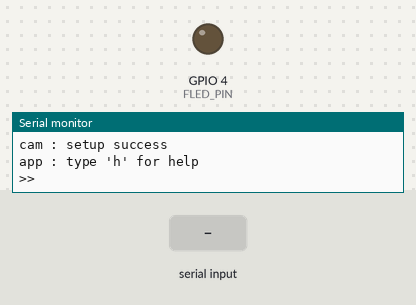
A sketch run on a simulated ESP32. On the bench: output pins drawn as LEDs (lit = HIGH), the last lines printed to the serial monitor. Inputs (shaded band) come from the test bench. The camera gives no picture.

Above: at 1.5 s.
1.6 s: "90,45\n" received over Serial
At 1.78 s:
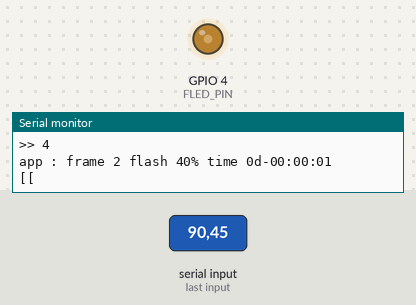
3.4 s: "30,150\n" received over Serial
5.1 s: "x90\n" received over Serial
At 5.11 s:
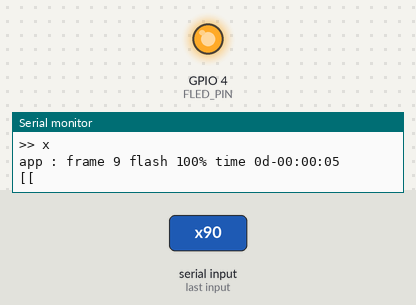
Timing chart, 0 to 8.1 s (numbered marks = the images above; inputs shaded):
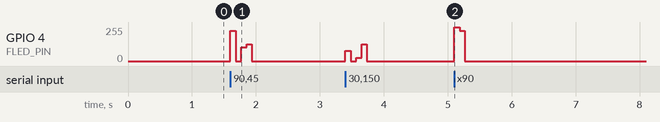

The sketch:

esp32cam-cmd.ino
```cpp
// esp32cam-cmd.ino - Sketch to get framebuffers from ESP32-CAM and download them to the host (PC)
#include "esp_camera.h" // See https://github.com/espressif/esp32-camera/tree/master/driver
#define APP_NAME    "esp32cam-cmd"
#define APP_VERSION "V2"


// === FLED ===============================================================


// Flash LED settings
#define FLED_PIN         4    // The GPIO pin for the high-power LED.
#define FLED_CHANNEL     15   // I just picked first PWM channel (of the 16).
#define FLED_FREQUENCY   4096 // Some arbirary PWM frequemcy, high enough to not see it.
#define FLED_RESOLUTION  8    // 8 bit resolution for the duty-cycle.

void fled_setup() {
  ledcSetup(FLED_CHANNEL, FLED_FREQUENCY, FLED_RESOLUTION); // Setup a PWM channel
  ledcAttachPin(FLED_PIN, FLED_CHANNEL); // Attach the PWM channel to the LED pin
  ledcWrite(FLED_CHANNEL, 0); // Set duty cycle of the PWM channel to 0 (off)
  Serial.printf("fled: setup success\n");
}

void fled_set(int duty) {
  if( duty<0 ) duty= 0;
  if( duty>100 ) duty= 100;
  duty= duty * ((1<<FLED_RESOLUTION)-1) / 100;
  ledcWrite(FLED_CHANNEL, duty);
}


// === CAM =========================================================================


// Wiring https://randomnerdtutorials.com/program-upload-code-esp32-cam/
//   FTDI-VCC to ESP.5V <==== NOT to 3V3!
//   FTDI-GND to ESP.GND
//   FTDI-TX  to ESP.U0R
//   FTDI-RX  to ESP.U0T
// Arduino settings
//   Tools > Board > ESP32 Wrover Module
//   Tools > Partition Scheme > Huge APP (3MB No OTA/1MB SPIFFS)
//   Tools > Port > ...
// To flash
//   On breadboard wire IO0 to GND
//   Press reset button on ESP32-CAM
//   In IDE press upload
//   On breadboard remove wire IO0-GND
//   Press reset button on ESP32-CAM
// Board schematics https://github.com/SeeedDocument/forum_doc/raw/master/reg/ESP32_CAM_V1.6.pdf


// Make sure you define your camera model before the #include
#define CAMMODEL_AI_THINKER
#include "cammodel.h"


// Define input frame size and block size (subsampling rate) for the output frames
#define CAM_INFRAMESIZE   FRAMESIZE_QVGA
#define CAM_PIXFORMAT     PIXFORMAT_GRAYSCALE
#define CAM_INFRAMEWIDTH  320 // =16*4*5
#define CAM_INFRAMEHEIGHT 240 // =16*3*5


// Configure the camera and return success
esp_err_t cam_setup() {
  // Overwrite some configuration entries (for rest see commodel.h)
  cammodel_config.frame_size = CAM_INFRAMESIZE;
  cammodel_config.pixel_format = CAM_PIXFORMAT;
  // Configure the camera on the board
  esp_err_t err = esp_camera_init(&cammodel_config);
  // Check for success
  if( err==ESP_OK )
    Serial.printf("cam : setup success\n");
  else
    Serial.printf("cam : setup failed (%d)\n",err);
  // Return results
  return err;
}


// Capture image, down-sampling, and print to Serial
// Uses duty cyle `duty` for the flash LED (0=off, 100=max)
esp_err_t cam_capture(int duty) {
  // Capture with LED
  fled_set(duty);
    delay(10);
    camera_fb_t *fb = esp_camera_fb_get();
    delay(10);
  fled_set(0);

  if( !fb ) {
    Serial.printf("cam : fb get failed\n");
    return ESP_FAIL;
  }

  // These are "assert", you may leave them out
  if( fb->width!=CAM_INFRAMEWIDTH ) {
    Serial.printf("cam : mismatch in configured and actual frame width\n");
    return ESP_FAIL;
  }
  if( fb->height!=CAM_INFRAMEHEIGHT ) {
    Serial.printf("cam : mismatch in configured and actual frame width\n");
    return ESP_FAIL;
  }
  if( fb->format!=CAM_PIXFORMAT ) {
    Serial.printf("cam : mismatch in configured and actual frame width\n");
    return ESP_FAIL;
  }

  // Print to serial (with row counter and checksum)
  for( int y=0; y<CAM_INFRAMEHEIGHT; y++ ) {
    Serial.printf("%04x:",y);
    uint16_t csum = 0;
    for( int x=0; x<CAM_INFRAMEWIDTH; x++ ) {
      uint8_t pixel = fb->buf[x+CAM_INFRAMEWIDTH*y];
      csum += pixel;
      Serial.printf("%02x");
    }
    Serial.printf(":%04x\n",csum);
  }

  return ESP_OK;
}


// === TIME ===============================================================


void time_setup() {
  Serial.printf("time: setup success\n");
}


uint32_t time_seconds() {
  #define SECS 1000
  static uint32_t secs = 0;
  static uint32_t prev = 0;
  uint32_t cur = millis();
  while( cur-prev>=SECS ) { prev+=SECS; secs++; }
  return secs;
}


char time_buf[] = "#####d-##:##:##";
char * time_string() {
  uint32_t secs= time_seconds();
  uint32_t mins=secs/60; secs=secs%60;
  uint32_t hours=mins/60; mins=mins%60;
  uint32_t days=hours/24; hours=hours%60;
  sprintf(time_buf,"%ud-%02d:%02d:%02d",days,hours,mins,secs);
  return time_buf;
}

// === APP ===============================================================


uint32_t frame = 0;
void capture_print_frame(int duty) {
  Serial.printf("app : frame %u flash %d%% time %s \n", frame++, duty, time_string());
  Serial.printf("[[\n");
  cam_capture(duty);
  Serial.printf("]]\n" );
}


#define APP_PROMPT ">> "
void setup() {
  Serial.begin(115200);
  Serial.printf("\n\n\n\n");
  Serial.printf("app : welcome to " APP_NAME "\n");
  Serial.printf("app : version " APP_VERSION "\n");
  time_setup();
  fled_setup();
  cam_setup();
  Serial.printf("\napp : type 'h' for help\n" APP_PROMPT);
}


void loop() {
  if( Serial.available()>0 ) {
    char ch = Serial.read();
    if( ch==10 || ch==13 ) {
      Serial.printf("\n" APP_PROMPT);
    } else {
      Serial.printf("%c\n", ch);
      if( ch>='0' && ch<='9'  ) {
        capture_print_frame( (ch-'0')*10 );
      } else if( ch=='x' ) {
        capture_print_frame( 100 );
      } else if( ch=='t' ) {
        Serial.printf("app : time since power up %s\n", time_string());
      } else if( ch=='v' ) {
        Serial.printf("app : " APP_NAME " " APP_VERSION "\n");
      } else if( ch=='i' ) {
        Serial.printf("app : frame %dx%d pixels, monochrome 8 bit\n", CAM_INFRAMEWIDTH, CAM_INFRAMEHEIGHT);
        Serial.printf("app : capture returns '[[ <line>+ ]]' (takes 15sec) where\n");
        Serial.printf("app : <line>='<rrrr>:<pp><pp><pp>...:<ssss>' where\n");
        Serial.printf("app : <rrrr> is row number in 4 hex digits\n");
        Serial.printf("app : <pp> is pixel value in 2 hex digits\n");
        Serial.printf("app : <ssss> is sum of all <pp>s in 4 hex digits\n");
      } else if( ch=='h' ) {
        Serial.printf("app : '0'..'9','x' to capture with 0..90,100%% flash power\n");
        Serial.printf("app : 't' for time\n");
        Serial.printf("app : 'v' for version\n");
        Serial.printf("app : 'i' for frame info\n");
        Serial.printf("app : 'h' for this help\n");
      } else {
        Serial.printf("app : unknown command (char '%c'/0x%02x)\n",ch,ch);
      }
      Serial.printf(APP_PROMPT);
      // Remove a CR or LF after a command
      while( ch=Serial.peek(), ch==10 || ch==13 ) ch=Serial.read();
    }
  }
}
```

cammodel.h
```cpp
// cammodel.h - constants for connecting various camera models
// Pick one from
//   CAMMODEL_AI_THINKER
//   CAMMODEL_WROVER_KIT
//   CAMMODEL_ESP_EYE
//   CAMMODEL_M5STACK_PSRAM
//   CAMMODEL_M5STACK_WIDE


// Define the pins with wich the camera is attached.
#if defined(CAMMODEL_AI_THINKER)
// I believe this has an Omnivision OV2640, see https://www.arducam.com/ov2640/
//   1600x1200@15fps (UXGA)
//   800 x 600@30fps (SVGA)
//   352x288@60fps (CIF)

  #define CAMMODEL_PWDN     32
  #define CAMMODEL_RESET    -1
  #define CAMMODEL_XCLK      0
  #define CAMMODEL_SIOD     26
  #define CAMMODEL_SIOC     27

  #define CAMMODEL_Y9       35
  #define CAMMODEL_Y8       34
  #define CAMMODEL_Y7       39
  #define CAMMODEL_Y6       36
  #define CAMMODEL_Y5       21
  #define CAMMODEL_Y4       19
  #define CAMMODEL_Y3       18
  #define CAMMODEL_Y2        5

  #define CAMMODEL_VSYNC    25
  #define CAMMODEL_HREF     23
  #define CAMMODEL_PCLK     22

#elif defined(CAMMODEL_WROVER_KIT)

  #define CAMMODEL_PWDN    -1
  #define CAMMODEL_RESET   -1
  #define CAMMODEL_XCLK    21
  #define CAMMODEL_SIOD    26
  #define CAMMODEL_SIOC    27

  #define CAMMODEL_Y9      35
  #define CAMMODEL_Y8      34
  #define CAMMODEL_Y7      39
  #define CAMMODEL_Y6      36
  #define CAMMODEL_Y5      19
  #define CAMMODEL_Y4      18
  #define CAMMODEL_Y3       5
  #define CAMMODEL_Y2       4

  #define CAMMODEL_VSYNC   25
  #define CAMMODEL_HREF    23
  #define CAMMODEL_PCLK    22

#elif defined(CAMMODEL_ESP_EYE)

  #define CAMMODEL_PWDN    -1
  #define CAMMODEL_RESET   -1
  #define CAMMODEL_XCLK    4
  #define CAMMODEL_SIOD    18
  #define CAMMODEL_SIOC    23

  #define CAMMODEL_Y9      36
  #define CAMMODEL_Y8      37
  #define CAMMODEL_Y7      38
  #define CAMMODEL_Y6      39
  #define CAMMODEL_Y5      35
  #define CAMMODEL_Y4      14
  #define CAMMODEL_Y3      13
  #define CAMMODEL_Y2      34

  #define CAMMODEL_VSYNC   5
  #define CAMMODEL_HREF    27
  #define CAMMODEL_PCLK    25

#elif defined(CAMMODEL_M5STACK_PSRAM)

  #define CAMMODEL_PWDN     -1
  #define CAMMODEL_RESET    15
  #define CAMMODEL_XCLK     27
  #define CAMMODEL_SIOD     25
  #define CAMMODEL_SIOC     23

  #define CAMMODEL_Y9       19
  #define CAMMODEL_Y8       36
  #define CAMMODEL_Y7       18
  #define CAMMODEL_Y6       39
  #define CAMMODEL_Y5        5
  #define CAMMODEL_Y4       34
  #define CAMMODEL_Y3       35
  #define CAMMODEL_Y2       32

  #define CAMMODEL_VSYNC    22
  #define CAMMODEL_HREF     26
  #define CAMMODEL_PCLK     21

#elif defined(CAMMODEL_M5STACK_WIDE)

  #define CAMMODEL_PWDN     -1
  #define CAMMODEL_RESET    15
  #define CAMMODEL_XCLK     27
  #define CAMMODEL_SIOD     22
  #define CAMMODEL_SIOC     23

  #define CAMMODEL_Y9       19
  #define CAMMODEL_Y8       36
  #define CAMMODEL_Y7       18
  #define CAMMODEL_Y6       39
  #define CAMMODEL_Y5        5
  #define CAMMODEL_Y4       34
  #define CAMMODEL_Y3       35
  #define CAMMODEL_Y2       32

  #define CAMMODEL_VSYNC    25
  #define CAMMODEL_HREF     26
  #define CAMMODEL_PCLK     21

#else

  #error "Camera model not selected"

#endif


// Setup the configuration
// See https://github.com/espressif/esp32-camera/blob/master/driver/include/sensor.h for enums
#include "esp_camera.h"
static camera_config_t cammodel_config = {
  // Control pins
  .pin_pwdn       = CAMMODEL_PWDN,
  .pin_reset      = CAMMODEL_RESET,
  .pin_xclk       = CAMMODEL_XCLK,
  .pin_sscb_sda   = CAMMODEL_SIOD,
  .pin_sscb_scl   = CAMMODEL_SIOC,
  // Data pins
  .pin_d7         = CAMMODEL_Y9,
  .pin_d6         = CAMMODEL_Y8,
  .pin_d5         = CAMMODEL_Y7,
  .pin_d4         = CAMMODEL_Y6,
  .pin_d3         = CAMMODEL_Y5,
  .pin_d2         = CAMMODEL_Y4,
  .pin_d1         = CAMMODEL_Y3,
  .pin_d0         = CAMMODEL_Y2,
  // Sync pins
  .pin_vsync      = CAMMODEL_VSYNC,
  .pin_href       = CAMMODEL_HREF,
  .pin_pclk       = CAMMODEL_PCLK,
  // 20MHz or 10MHz for OV2640 double FPS (Experimental)
  .xclk_freq_hz   = 20000000,
  .ledc_timer     = LEDC_TIMER_0,
  .ledc_channel   = LEDC_CHANNEL_0,
  // Format of the pixel data: PIXFORMAT_ + RGB565|YUV422|GRAYSCALE|JPEG | RGB888|RAW|RGB444|RGB555
  // Do not use sizes above QVGA when not JPEG
  .pixel_format   = PIXFORMAT_GRAYSCALE,
  // Size of the output image: FRAMESIZE_ + QVGA   |CIF     |VGA    |SVGA   |XGA     |SXGA     |UXGA      || 96X96|QQVGA  |QCIF   |HQVGA  |240X240|HVGA   |HD
  //                                        320x240|352x288?|640x480|800x600|1024x768|1280x1024|1600x1200 || 96x96|160x120|176x144|240x176|240x240|480x320|1280x720
  .frame_size     = FRAMESIZE_QVGA,
  // Quality of JPEG output. 0-63 lower means higher quality
  .jpeg_quality   = 10,
  // Number of frame buffers to be allocated. If more than one, then each frame will be acquired (double speed).
  .fb_count       = 1
};
```

Measured:
- after the input at 5.1 s, GPIO 4 (FLED_PIN): 0/255 → 255/255 at once, → 228/255 0.08 s later, → 0/255 0.08 s later
